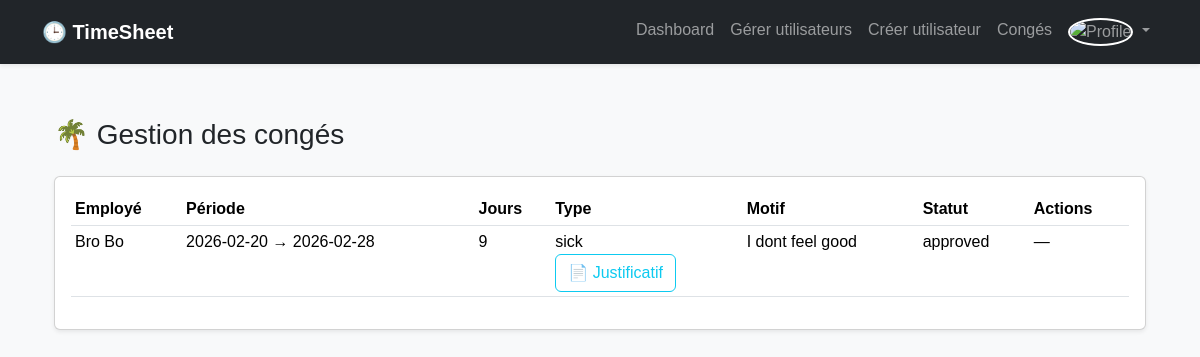
The app's page /admin/vaccations (signed in), older data.
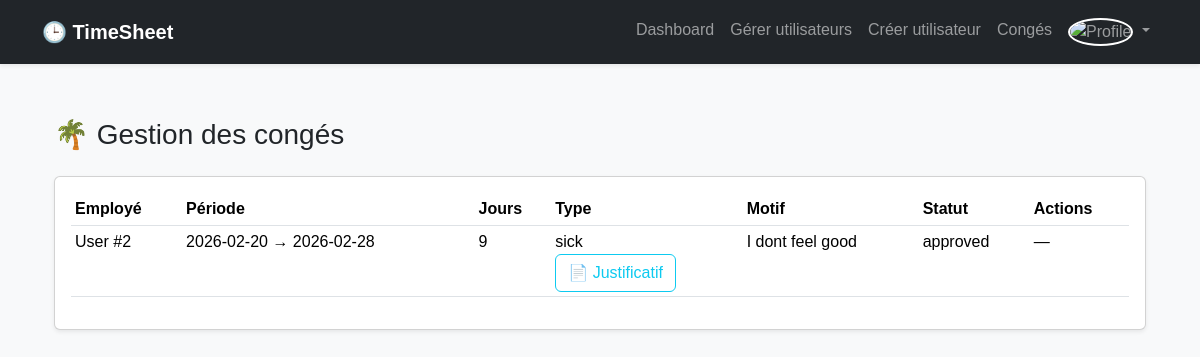
The same page, newer data.
### models.py (models this page shows, shortened)
class User(UserMixin, db.Model):
    id = db.Column(db.Integer, primary_key=True)
    nom = db.Column(db.String(100), nullable=False)
    prenom = db.Column(db.String(100), nullable=False)
    email = db.Column(db.String(120), unique=True, nullable=False)
    password_hash = db.Column(db.String(200), nullable=False)
    role = db.Column(db.String(20))  # admin, manager, consultant
    manager_id = db.Column(db.Integer, db.ForeignKey('user.id'))
    manager = db.relationship('User', remote_side=[id])
    project_id = db.Column(db.Integer, db.ForeignKey('project.id'))
    project = db.relationship('Project')
    must_change_password = db.Column(db.Boolean, default=True)
    profile_image = db.Column(db.String(255), default=None)  # chemin vers l'image de profil

class VacationRequest(db.Model):
    id = db.Column(db.Integer, primary_key=True)
    user_id = db.Column(db.Integer, db.ForeignKey('user.id'), nullable=False)
    start_date = db.Column(db.Date, nullable=False)
    end_date = db.Column(db.Date, nullable=False)
    days = db.Column(db.Integer, nullable=False)
    type = db.Column(db.String(20), default="paid")
    status = db.Column(db.String(20), default="pending")
    reason = db.Column(db.String(255))
    justificatif = db.Column(db.String(255), nullable=True)  # File path for sick leave certificate
    created_at = db.Column(db.DateTime, default=datetime.utcnow)

### routes/admin.py (the view)
@admin.route('/vaccations', methods=['GET', 'POST'])
@login_required
@admin_required
def manage_vacations():
    requests = VacationRequest.query.order_by(
        VacationRequest.created_at.desc()
    ).all()
    user_ids = list({r.user_id for r in requests}) if requests else []
    users = User.query.filter(User.id.in_(user_ids)).all() if user_ids else []
    users_map = {u.id: u for u in users}
    return render_template('admin/vaccations.html', requests=requests, users_map=users_map)

### app.py (called while the page is built)
@login_manager.user_loader
def load_user(user_id):
    return User.query.get(int(user_id))

### routes/admin.py (called while the page is built)
def admin_required(f):
    @wraps(f)
    def decorated_function(*args, **kwargs):
        if not current_user.is_authenticated or current_user.role != 'admin':
            return abort(403)
        return f(*args, **kwargs)
    return decorated_function

### templates/admin/vaccations.html (shortened to what this page needs)
{% extends "base.html" %}
{% block content %}
<div class="container">
<h3 class="mb-4">🌴 Gestion des congés</h3>
<div class="card shadow-sm">
<div class="card-body">
<table class="table table-sm">
<thead>
<tr>
  <th>Employé</th>
  <th>Période</th>
  <th>Jours</th>
  <th>Type</th>
  <th>Motif</th>
  <th>Statut</th>
  <th>Actions</th>
</tr>
</thead>
<tbody>
{% for r in requests %}
<tr>
  {% set u = users_map.get(r.user_id) if users_map is defined else None %}
  <td>{{ (u.nom ~ ' ' ~ u.prenom) if u else ('User #' ~ (r.user_id|string)) }}</td>
  <td>{{ r.start_date }} → {{ r.end_date }}</td>
  <td>{{ r.days }}</td>
  <td>
    {{ r.type }}
    {% if r.type == "sick" and r.justificatif %}
      <br><a href="{{ url_for('admin.download_justificatif', req_id=r.id) }}" class="btn btn-xs btn-outline-info" target="_blank">📄 Justificatif</a>
    {% endif %}
  </td>
  <td>{{ r.reason }}</td>
  <td>{{ r.status }}</td>
  <td>
    {% if r.status == "pending" %}
      <a href="{{ url_for('admin.approve_vacation', req_id=r.id) }}" class="btn btn-sm btn-success">✔</a>
      <a href="{{ url_for('admin.reject_vacation', req_id=r.id) }}" class="btn btn-sm btn-danger">✖</a>
    {% else %}
      —
    {% endif %}
  </td>
</tr>
{% endfor %}
</tbody>
</table>
</div>
</div>
</div>
{% endblock %}

Row changes from the older to the newer data that the page shows:
removed User: nom+prenom "Bro Bo"
shown differently, row unchanged: VacationRequest "sick": user (not shown) → "User #2"
